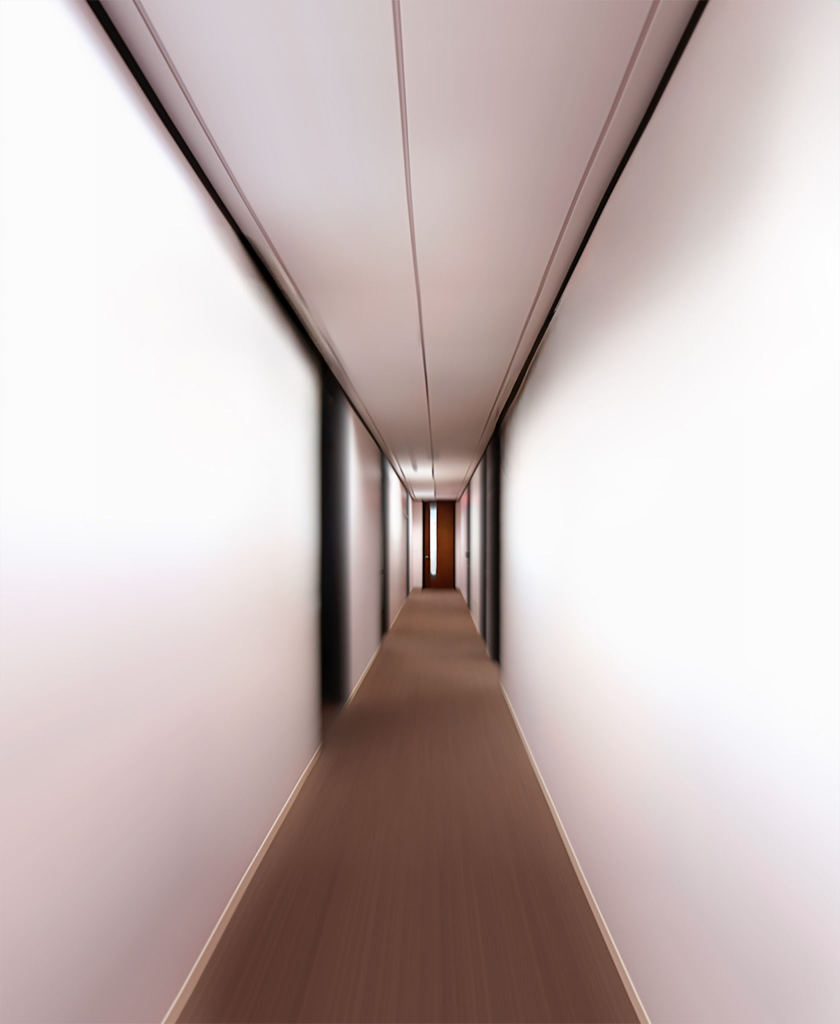
#> input picture kolo1/symmetrical.jpg, 1680 x 2048 px (shown at 1/2 size)
$ jupyter execute --allow-errors vanishing_point.ipynb
#> lines starting #> are read from the running program, lines starting #| are printed output that depends on the picture; after the words box and inside, x2 and y2 are one past the last pixel; in counts of white or black regions, pixels touching at a corner belong together
### A1: Vanishing point

[cell 1]
import cv2 as cv
import matplotlib.pyplot as plt
import numpy as np

### Input image

[cell 2]
img = cv.imread('./symmetrical.jpg')
#> img is the input picture: shape (2048, 1680, 3); mean B, G, R 182.2, 183.9, 197.9

scale = min(1.0, 800 / max(img.shape[:2]))
#> scale = 0.391
img = cv.resize(
    img, None, fx=scale, fy=scale,
    interpolation=cv.INTER_AREA
)
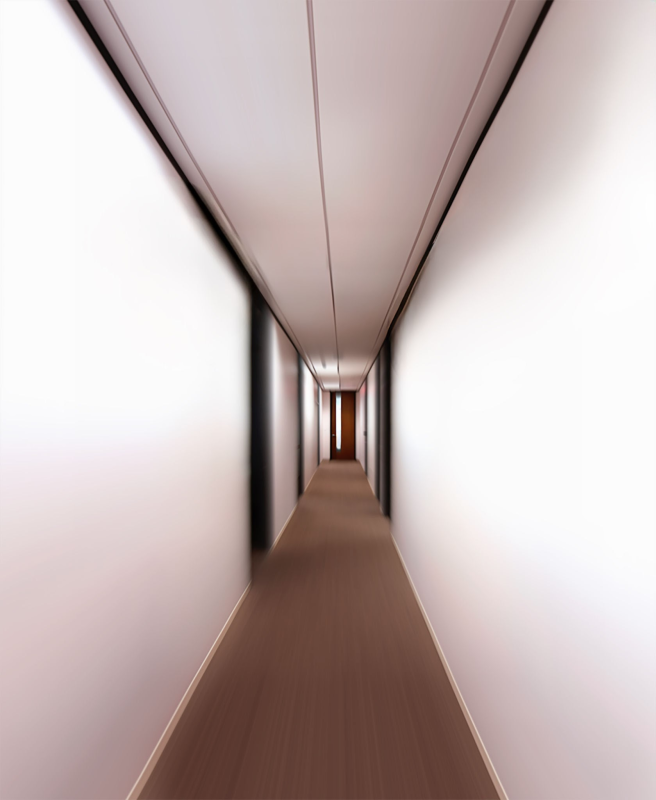
#> img: shape (800, 656, 3); mean B, G, R 182.1, 183.9, 197.9

img_rgb = cv.cvtColor(img, cv.COLOR_BGR2RGB)
img_gray = cv.cvtColor(img, cv.COLOR_BGR2GRAY)
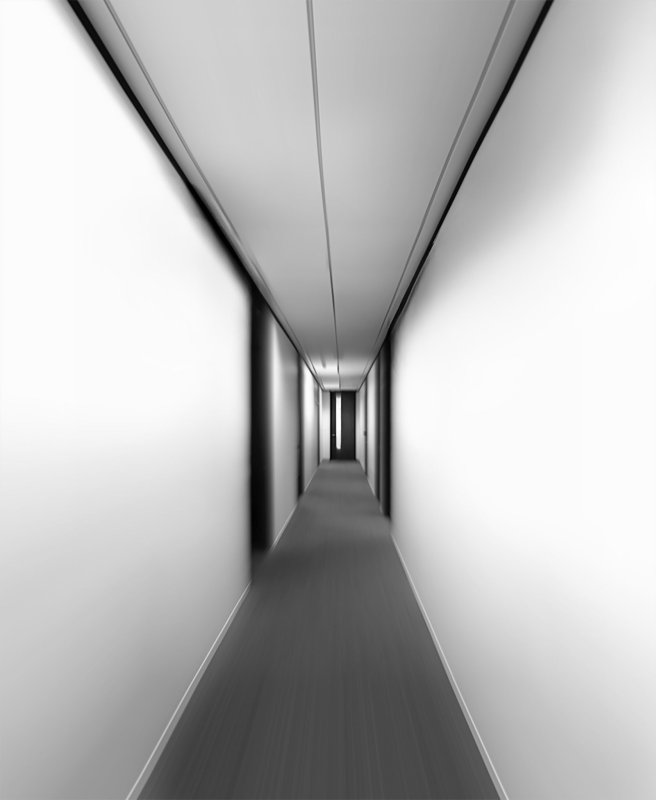
#> img_gray: shape (800, 656); min 0, max 255, mean 187.9

plt.imshow(img_rgb, cmap='gray')
plt.title("1. Input image")
plt.axis('off')

### Grayscale + histogram equalization

[cell 3]
img_gray = cv.cvtColor(img, cv.COLOR_BGR2GRAY)
equalized = cv.equalizeHist(img_gray)
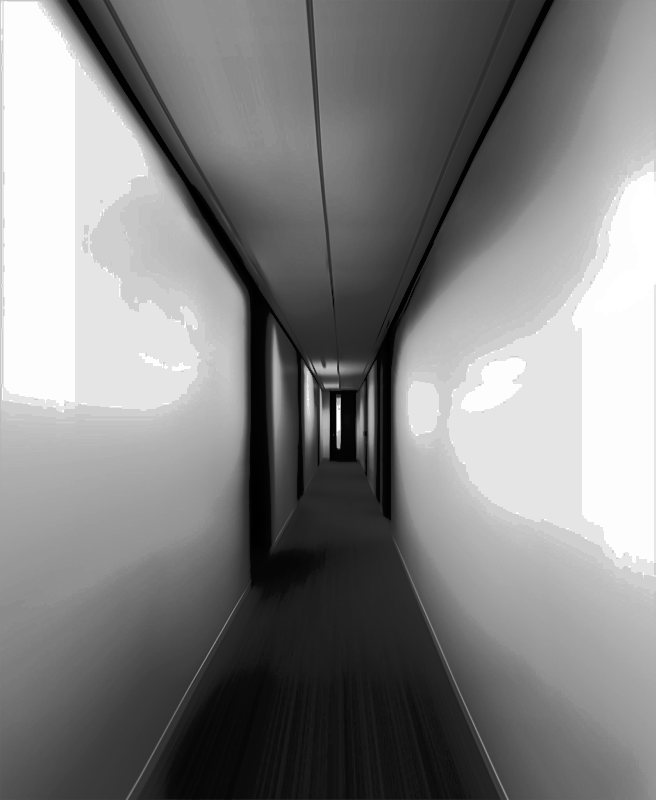
#> equalized: shape (800, 656); min 0, max 255, mean 130.3

fig, axes = plt.subplots(1, 2)
axes[0].imshow(img_gray, cmap="gray")
axes[0].set_title("2. Grayscale")
axes[1].imshow(equalized, cmap="gray")
axes[1].set_title("3. Histogram equalization")
for ax in axes:
    ax.axis("off")
plt.tight_layout()
plt.show()
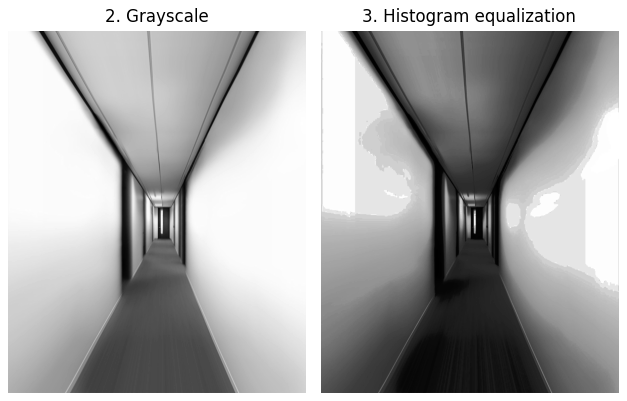
#> figure drawn by matplotlib, 2 panels

### 45-degree matrix mask

[cell 4]
kernel_45 = np.array([
    [-1, -1, 2],
    [-1, 2, -1],
    [2, -1, -1]
], dtype=np.float32)

filtered = cv.filter2D(equalized, ddepth=cv.CV_32F, kernel=kernel_45)
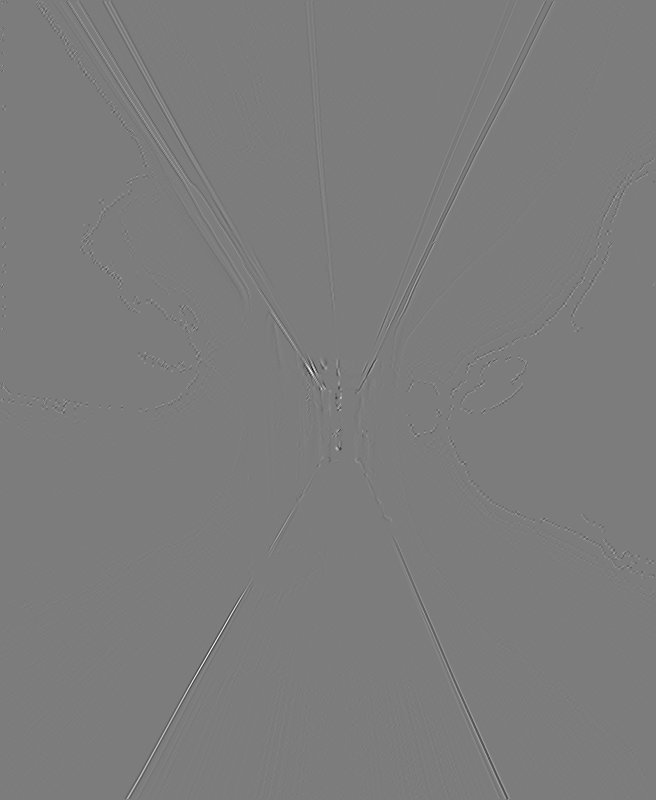
#> filtered: shape (800, 656) float32; min -310, max 324, mean 0; drawn with min black and max white

filtered_norm = cv.normalize(np.absolute(filtered), None, alpha=0, beta=255, norm_type=cv.NORM_MINMAX)
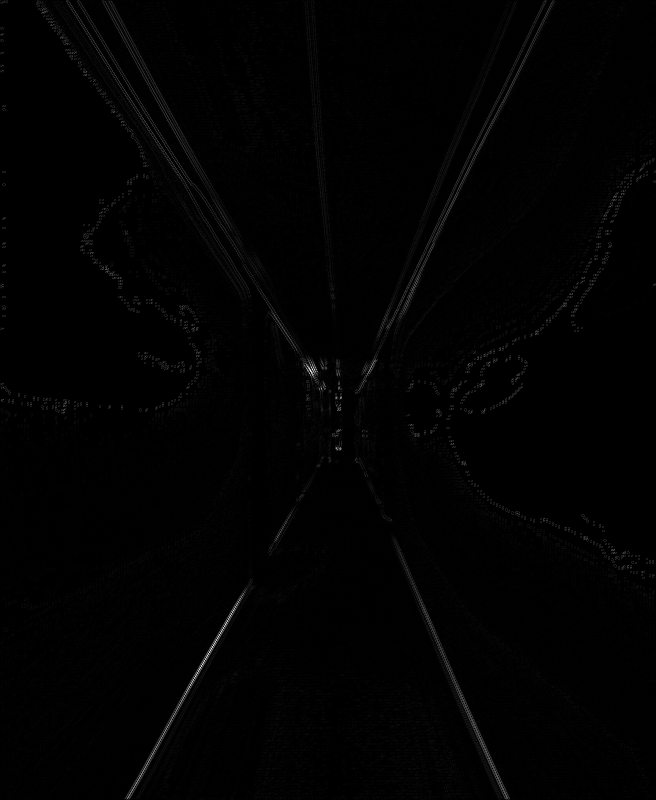
#> filtered_norm: shape (800, 656) float32; min 0, max 255, mean 2.1
filtered_8u = np.uint8(filtered_norm)

plt.imshow(filtered_8u, cmap='gray')
plt.title("4. 45-degree mask")
plt.axis('off')

### Canny

[cell 5]
blurred = cv.GaussianBlur(filtered_8u, (5, 5), 0)
edges = cv.Canny(blurred, threshold1=30, threshold2=100)
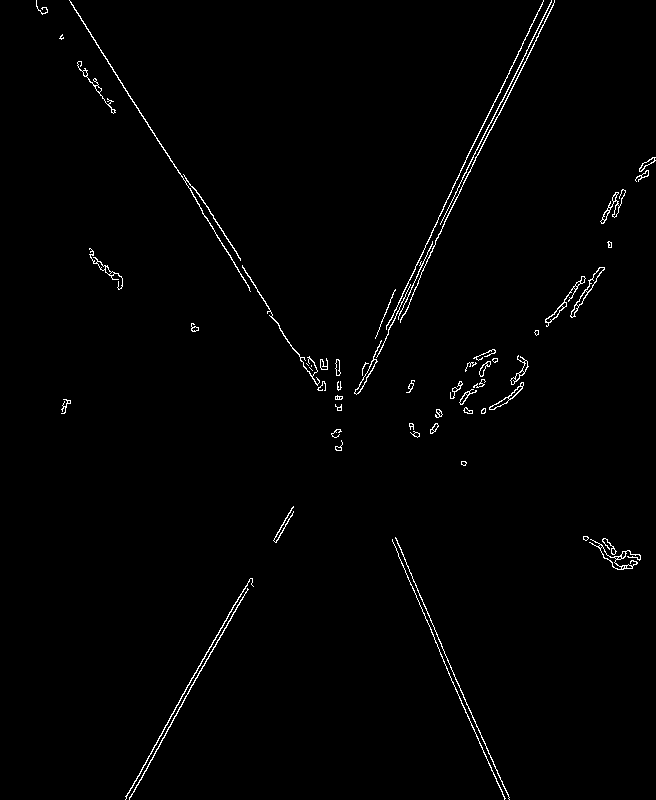
#> edges: shape (800, 656); 1.2% white in thin lines or dots

plt.imshow(edges, cmap='gray')
plt.title("5. Canny edges")
plt.axis('off')

### Hough transform

[cell 6]
lines = cv.HoughLinesP(
    image=edges,
    rho=1,
    theta=np.pi / 180,
    threshold=60,
    minLineLength=80,
    maxLineGap=5
)
#> lines = 16 rows, first 6: [469, 163, 517, 71], [70, 1, 165, 152], [491, 129, 533, 46], [395, 537, 466, 704], [445, 219, 546, 19], [129, 799, 220, 635]

img_lines = img_rgb.copy()

points = []
#> (the rest of this cell did not finish here and is left out)

$ run again, with kolo1/noise.jpg copied over kolo1/symmetrical.jpg
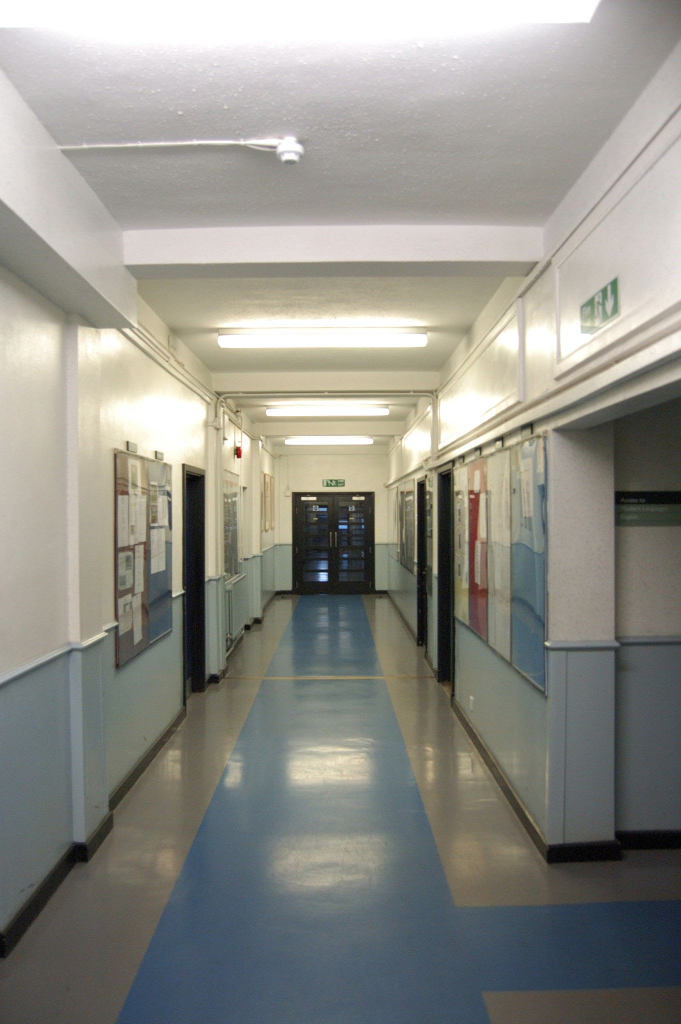
#> input picture kolo1/noise.jpg, 1362 x 2048 px (shown at 1/2 size)
#> img is the input picture: shape (2048, 1362, 3); mean B, G, R 136.3, 143.4, 144.1
#> img: shape (800, 532, 3)
#> `filtered = cv.filter2D(equalized, ddepth=cv.CV_32F, kernel=kernel_45)`:
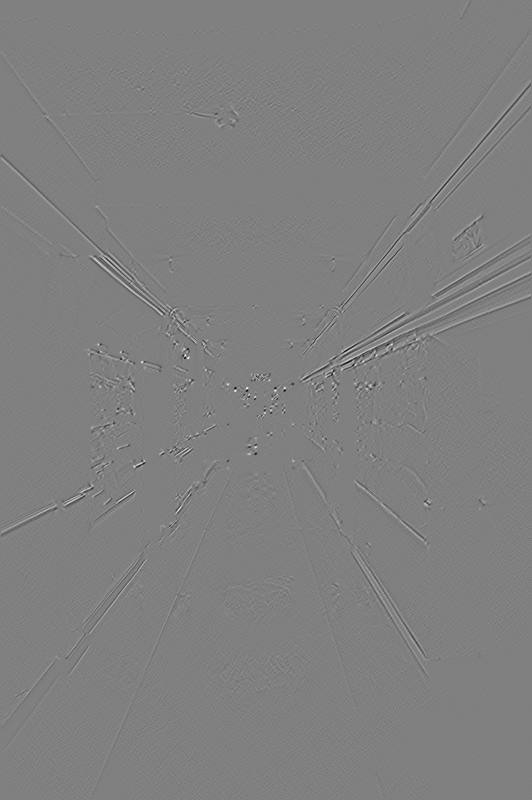
#> filtered: shape (800, 532) float32; min -345, max 342, mean 0; drawn with min black and max white
#> `edges = cv.Canny(blurred, threshold1=30, threshold2=100)`:
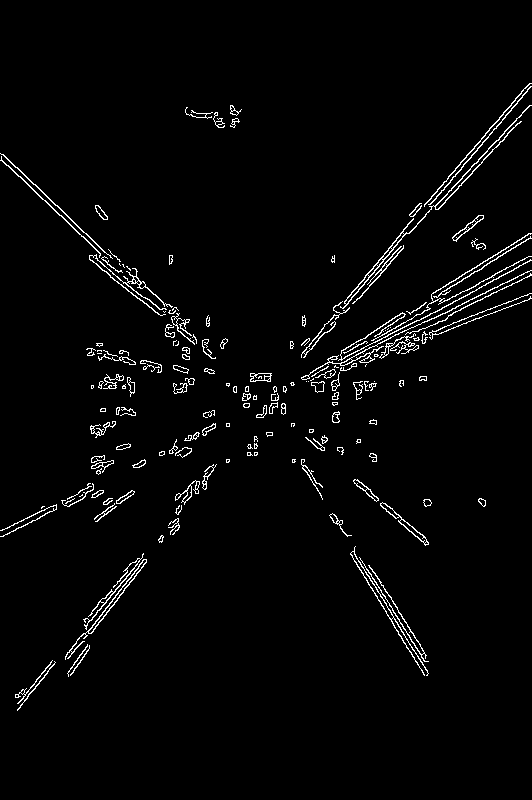
#> edges: shape (800, 532); 2.5% white in thin lines or dots, all inside (x1, y1, x2, y2) = (0, 83, 532, 711)
#> lines = 15 rows, first 6: [429, 206, 529, 87], [438, 304, 529, 256], [431, 294, 529, 233], [332, 363, 416, 320], [341, 359, 476, 290], [353, 551, 404, 634]

$ run again, with kolo1/reflections.jpg copied over kolo1/symmetrical.jpg
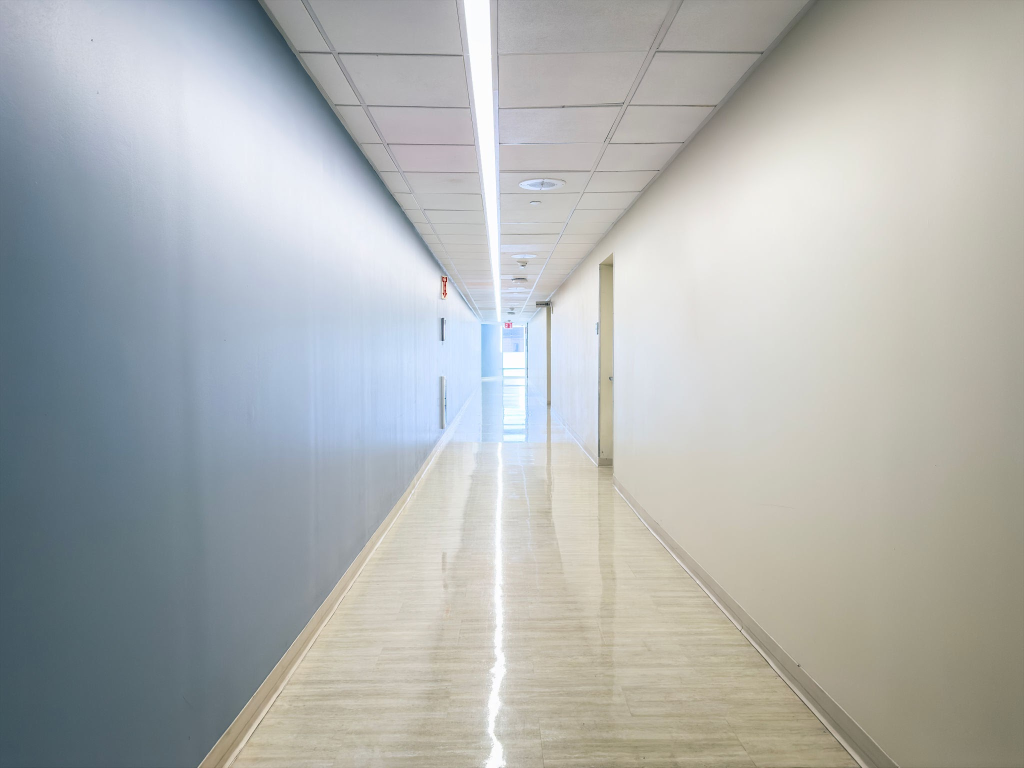
#> input picture kolo1/reflections.jpg, 2048 x 1536 px (shown at 1/2 size)
#> img is the input picture: shape (1536, 2048, 3); mean B, G, R 176.4, 177.7, 174.9
#> img: shape (600, 800, 3)
#> `equalized = cv.equalizeHist(img_gray)`:
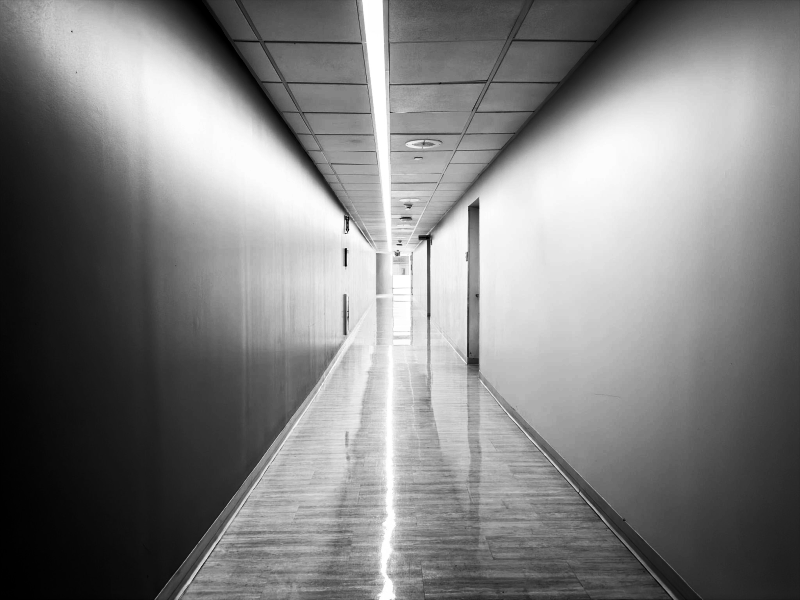
#> equalized: shape (600, 800); min 0, max 255, mean 128.5
#> `edges = cv.Canny(blurred, threshold1=30, threshold2=100)`:
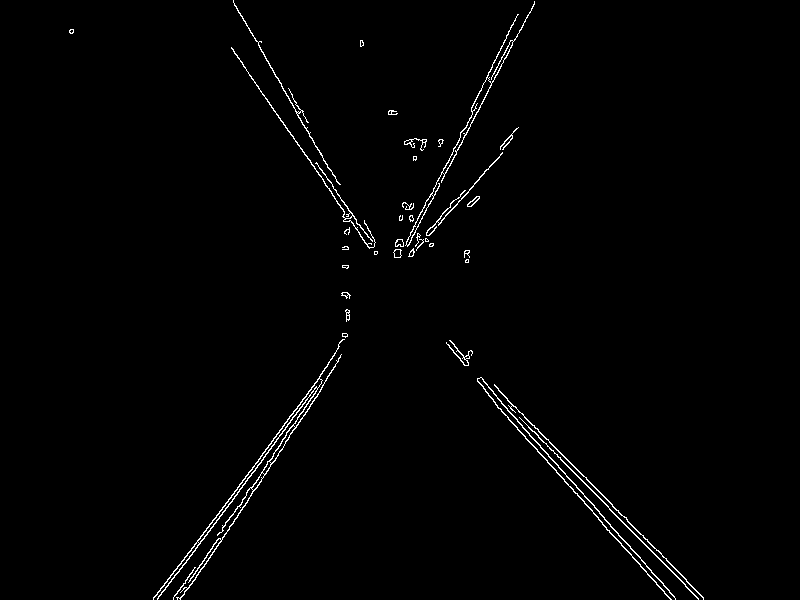
#> edges: shape (600, 800); 1.2% white in thin lines or dots, all inside (x1, y1, x2, y2) = (69, 0, 704, 600)
#> lines = 18 rows, first 6: [507, 400, 686, 579], [609, 509, 698, 598], [495, 404, 671, 599], [599, 513, 675, 598], [153, 599, 319, 378], [221, 541, 338, 361]
